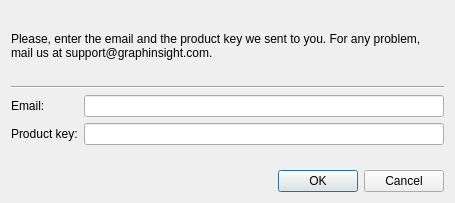
<?xml version="1.0" encoding="UTF-8"?>
<ui version="4.0">
 <class>ActivateDialog</class>
 <widget class="QDialog" name="ActivateDialog">
  <property name="geometry">
   <rect>
    <x>0</x>
    <y>0</y>
    <width>455</width>
    <height>203</height>
   </rect>
  </property>
  <property name="sizePolicy">
   <sizepolicy hsizetype="Fixed" vsizetype="Fixed">
    <horstretch>0</horstretch>
    <verstretch>0</verstretch>
   </sizepolicy>
  </property>
  <property name="windowTitle">
   <string>GraphInsight - activation</string>
  </property>
  <layout class="QVBoxLayout" name="verticalLayout">
   <item>
    <widget class="QLabel" name="label_3">
     <property name="text">
      <string>Please, enter the email and the product key we sent to you. For any problem, mail us at support@graphinsight.com.</string>
     </property>
     <property name="wordWrap">
      <bool>true</bool>
     </property>
    </widget>
   </item>
   <item>
    <widget class="Line" name="line">
     <property name="orientation">
      <enum>Qt::Horizontal</enum>
     </property>
    </widget>
   </item>
   <item>
    <layout class="QFormLayout" name="formLayout">
     <property name="fieldGrowthPolicy">
      <enum>QFormLayout::ExpandingFieldsGrow</enum>
     </property>
     <item row="0" column="0">
      <widget class="QLabel" name="label_2">
       <property name="sizePolicy">
        <sizepolicy hsizetype="Preferred" vsizetype="Preferred">
         <horstretch>0</horstretch>
         <verstretch>0</verstretch>
        </sizepolicy>
       </property>
       <property name="text">
        <string>Email:</string>
       </property>
      </widget>
     </item>
     <item row="0" column="1">
      <widget class="QLineEdit" name="lineEdit_2">
       <property name="sizePolicy">
        <sizepolicy hsizetype="Expanding" vsizetype="Preferred">
         <horstretch>0</horstretch>
         <verstretch>0</verstretch>
        </sizepolicy>
       </property>
      </widget>
     </item>
     <item row="1" column="0">
      <widget class="QLabel" name="label">
       <property name="text">
        <string>Product key:</string>
       </property>
      </widget>
     </item>
     <item row="1" column="1">
      <widget class="QLineEdit" name="lineEdit">
       <property name="sizePolicy">
        <sizepolicy hsizetype="Expanding" vsizetype="Preferred">
         <horstretch>0</horstretch>
         <verstretch>0</verstretch>
        </sizepolicy>
       </property>
       <property name="echoMode">
        <enum>QLineEdit::Password</enum>
       </property>
      </widget>
     </item>
    </layout>
   </item>
   <item>
    <widget class="QDialogButtonBox" name="buttonBox">
     <property name="orientation">
      <enum>Qt::Horizontal</enum>
     </property>
     <property name="standardButtons">
      <set>QDialogButtonBox::Cancel|QDialogButtonBox::Ok</set>
     </property>
    </widget>
   </item>
  </layout>
 </widget>
 <resources/>
 <connections>
  <connection>
   <sender>buttonBox</sender>
   <signal>accepted()</signal>
   <receiver>ActivateDialog</receiver>
   <slot>accept()</slot>
   <hints>
    <hint type="sourcelabel">
     <x>248</x>
     <y>254</y>
    </hint>
    <hint type="destinationlabel">
     <x>157</x>
     <y>274</y>
    </hint>
   </hints>
  </connection>
  <connection>
   <sender>buttonBox</sender>
   <signal>rejected()</signal>
   <receiver>ActivateDialog</receiver>
   <slot>reject()</slot>
   <hints>
    <hint type="sourcelabel">
     <x>316</x>
     <y>260</y>
    </hint>
    <hint type="destinationlabel">
     <x>286</x>
     <y>274</y>
    </hint>
   </hints>
  </connection>
 </connections>
</ui>
